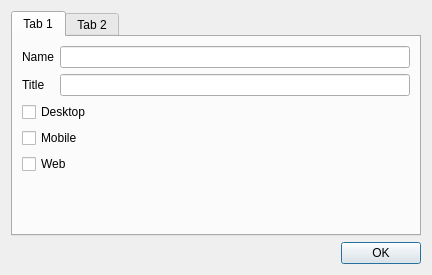
<?xml version="1.0" encoding="UTF-8"?>
<ui version="4.0">
 <class>Dialog</class>
 <widget class="QDialog" name="Dialog">
  <property name="geometry">
   <rect>
    <x>0</x>
    <y>0</y>
    <width>432</width>
    <height>275</height>
   </rect>
  </property>
  <property name="windowTitle">
   <string>Dialog</string>
  </property>
  <layout class="QVBoxLayout" name="verticalLayout">
   <item>
    <widget class="QTabWidget" name="tabWidget">
     <property name="currentIndex">
      <number>0</number>
     </property>
     <widget class="QWidget" name="tab">
      <attribute name="title">
       <string>Tab 1</string>
      </attribute>
      <layout class="QVBoxLayout" name="verticalLayout_2">
       <item>
        <layout class="QGridLayout" name="gridLayout">
         <item row="0" column="0">
          <widget class="QLabel" name="lblName">
           <property name="text">
            <string>Name</string>
           </property>
          </widget>
         </item>
         <item row="0" column="1">
          <widget class="QLineEdit" name="lineEdit"/>
         </item>
         <item row="1" column="0">
          <widget class="QLabel" name="lblTitle">
           <property name="text">
            <string>Title</string>
           </property>
          </widget>
         </item>
         <item row="1" column="1">
          <widget class="QLineEdit" name="lineEdit_2"/>
         </item>
        </layout>
       </item>
       <item>
        <widget class="QCheckBox" name="checkBox_3">
         <property name="text">
          <string>Desktop</string>
         </property>
        </widget>
       </item>
       <item>
        <widget class="QCheckBox" name="checkBox">
         <property name="text">
          <string>Mobile</string>
         </property>
        </widget>
       </item>
       <item>
        <widget class="QCheckBox" name="checkBox_2">
         <property name="text">
          <string>Web</string>
         </property>
        </widget>
       </item>
       <item>
        <spacer name="verticalSpacer">
         <property name="orientation">
          <enum>Qt::Vertical</enum>
         </property>
         <property name="sizeHint" stdset="0">
          <size>
           <width>20</width>
           <height>40</height>
          </size>
         </property>
        </spacer>
       </item>
      </layout>
     </widget>
     <widget class="QWidget" name="tab_2">
      <attribute name="title">
       <string>Tab 2</string>
      </attribute>
      <layout class="QVBoxLayout" name="verticalLayout_3">
       <item>
        <widget class="QPlainTextEdit" name="plainTextEdit"/>
       </item>
      </layout>
     </widget>
    </widget>
   </item>
   <item>
    <widget class="QDialogButtonBox" name="buttonBox">
     <property name="standardButtons">
      <set>QDialogButtonBox::Ok</set>
     </property>
    </widget>
   </item>
  </layout>
 </widget>
 <resources/>
 <connections/>
</ui>
